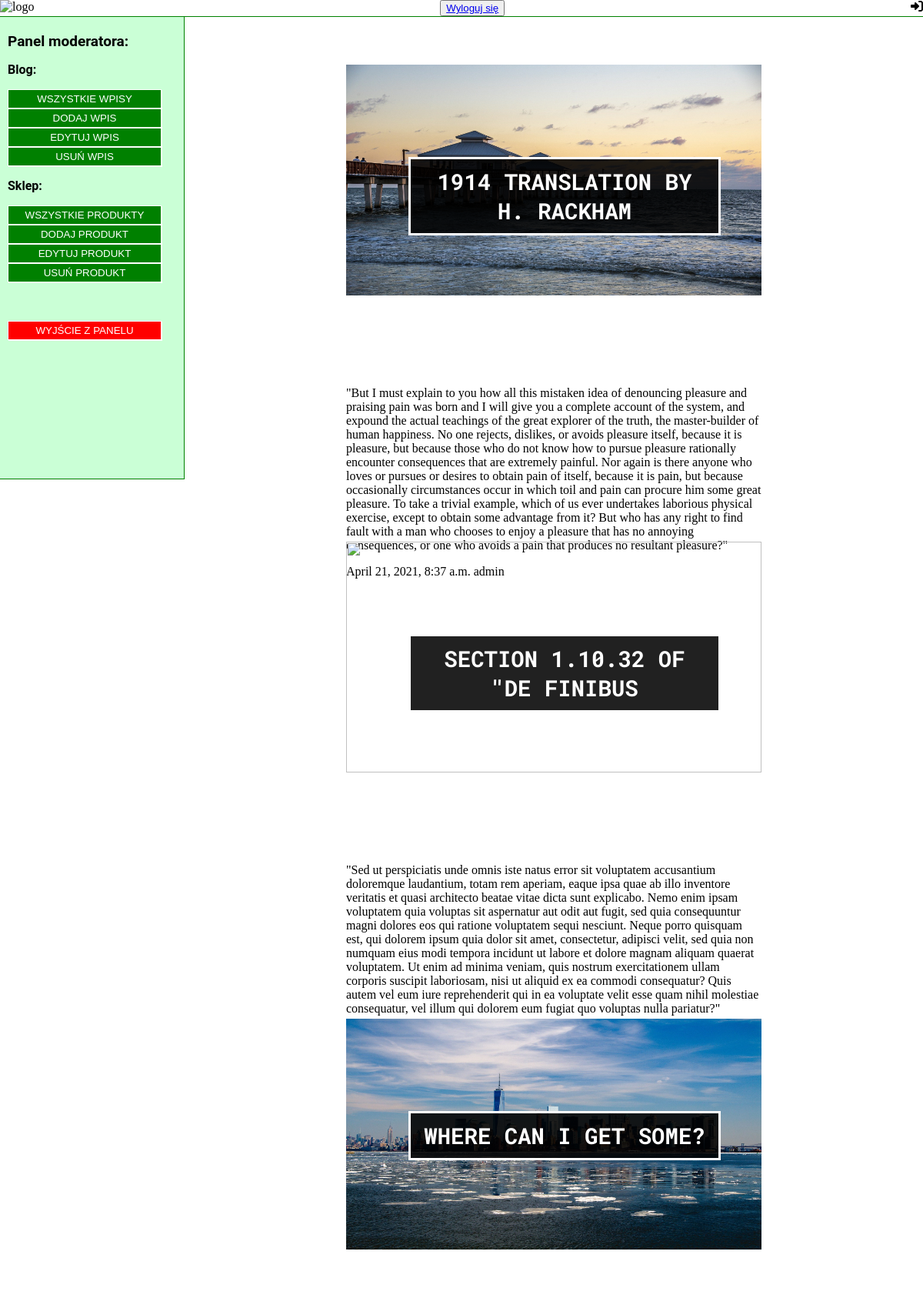
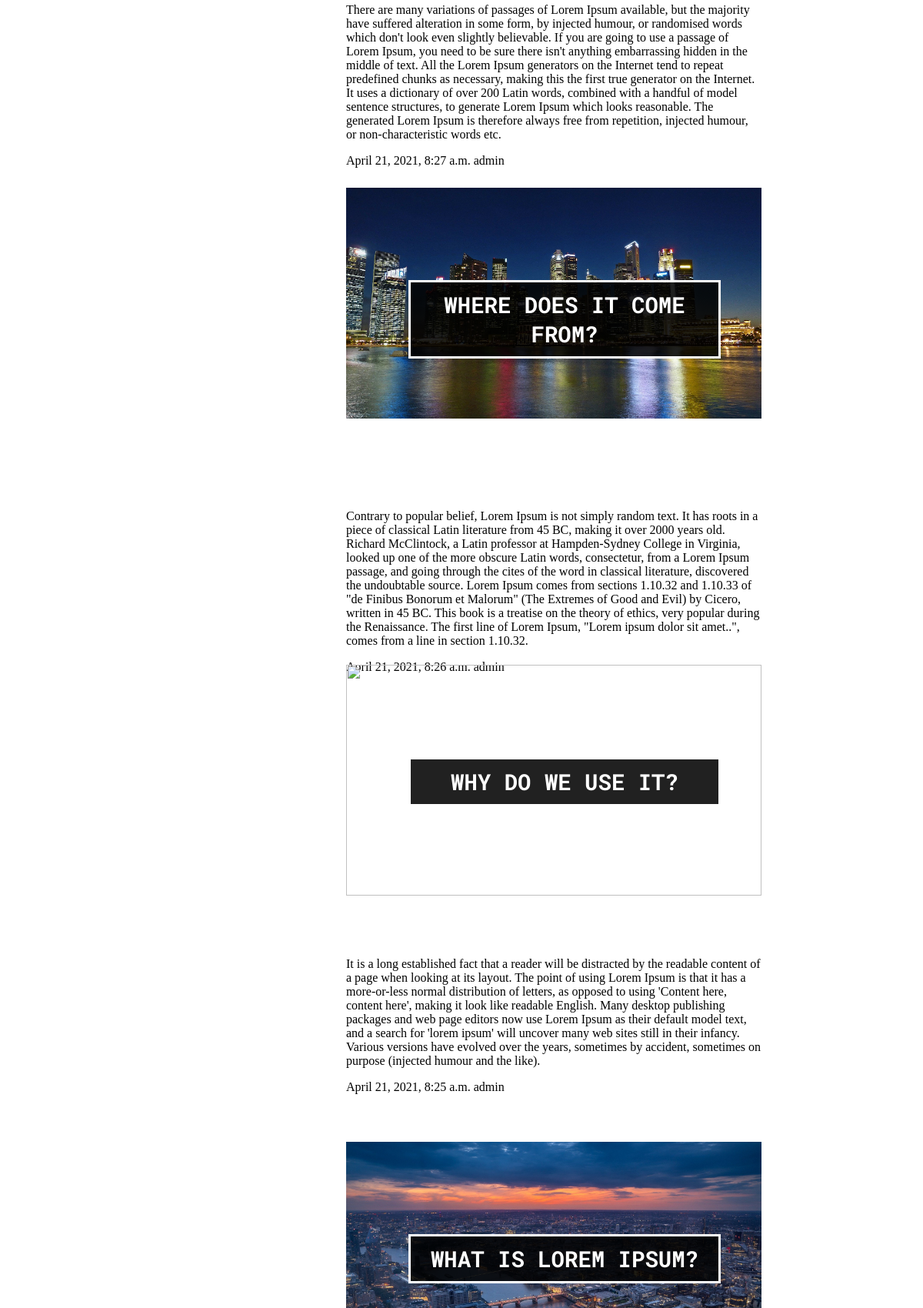
The app's page /management/blog_manage/ (signed in, upper part) with its own data (2 pictures, top to bottom).
### blog/models.py (models this page shows, shortened)
class Post(models.Model):
    STATUT_CHOICES = (
        ('draft', 'Szkic'),
        ('published', 'Opublikowany'),
    )
    owner = models.ForeignKey(User, related_name='posts_created', on_delete=models.CASCADE)
    title = models.CharField(max_length=30)
    slug = models.SlugField(max_length=250)
    image = models.ImageField(upload_to='media/img/%Y/%m%d')
    body = models.TextField()
    short_description = models.CharField(max_length=60)
    publish = models.DateTimeField(default=timezone.now)
    created = models.DateTimeField(auto_now_add=True)
    status = models.CharField(max_length=10, choices=STATUT_CHOICES, default='draft')
    class Meta:
        ordering = ('-publish',)

### management/views.py (the view)
# urls.py: path('blog_manage/',views.BlogManagePostListView.as_view() , name='blog_manage_post_list'),
class BlogManagePostListView(PermissionRequiredMixin, ListView):
    model = Post
    permission_required = 'blog.add_post'
    template_name = 'blog/manage/posts/list.html'

### management/templates/blog/manage/posts/list.html
{% extends "base1.html" %}
{% load static %}
{% block content %}
<div class="content">
    <div class="posts_manage">
        {% for post in object_list %}
            <div class="post_manage">
                <div class="image"><img src='{{post.image.url}}' alt=""></div>
                <div class="title"><p>{{post.title}}</p></div>
                <div class="body"><p>{{post.body}}</p></div>
                <div class="info"><p>{{post.created}} {{post.owner}}</p></div>
            </div>
        {% endfor %}
    </div>
</div>
{% endblock %}

### map/static/css/style.css (style rules this page uses)
body { margin: 0; padding: 0; }
div.content { margin-top: 2px; }

### map/static/css/style_management.css (style rules this page uses)
div.posts_manage { display: flex; flex-direction: row; flex-wrap: wrap; margin: 50px 0; width:80vw; }
div.posts_manage div.post_manage { width:45vw; margin: 10px auto; height:600px; }
div.posts_manage div.post_manage div.image { width:100%; height: 300px; }
div.posts_manage div.post_manage div.title { position: relative; top:-180px; border:3px solid white; width: 400px; left:15%; background-color: rgba(0, 0, 0, 0.87); text-align: center; }
div.posts_manage div.post_manage div.title p { color: white; font-size: 29px; font-weight: bold; font-family: 'Roboto Mono', monospace; margin: 10px; text-transform: uppercase; }

### records on screen
Post: title "1914 TRANSLATION BY H. RACKHAM", body "\"But I must explain to you how all this mistaken idea of denouncing pleasure and praising pain was born and I will give you a complete account of the system, and expound the actual teachings of the great explorer of the truth, the master-builder of human happiness. No one rejects, dislikes, or avoids pleasure itself, because it is pleasure, but because those who do not know how to pursue pleasure rationally encounter consequences that are extremely painful. Nor again is there anyone who loves or pursues or desires to obtain pain of itself, because it is pain, but because occasionally circumstances occur in which toil and pain can procure him some great pleasure. To take a trivial example,…"
Post: title "SECTION 1.10.32 OF \"DE FINIBUS", body "\"Sed ut perspiciatis unde omnis iste natus error sit voluptatem accusantium doloremque laudantium, totam rem aperiam, eaque ipsa quae ab illo inventore veritatis et quasi architecto beatae vitae dicta sunt explicabo. Nemo enim ipsam voluptatem quia voluptas sit aspernatur aut odit aut fugit, sed quia consequuntur magni dolores eos qui ratione voluptatem sequi nesciunt. Neque porro quisquam est, qui dolorem ipsum quia dolor sit amet, consectetur, adipisci velit, sed quia non numquam eius modi tempora incidunt ut labore et dolore magnam aliquam quaerat voluptatem. Ut enim ad minima veniam, quis nostrum exercitationem ullam corporis suscipit laboriosam, nisi ut aliquid ex ea commodi…"
Post: title "WHERE CAN I GET SOME?", body "There are many variations of passages of Lorem Ipsum available, but the majority have suffered alteration in some form, by injected humour, or randomised words which don't look even slightly believable. If you are going to use a passage of Lorem Ipsum, you need to be sure there isn't anything embarrassing hidden in the middle of text. All the Lorem Ipsum generators on the Internet tend to repeat predefined chunks as necessary, making this the first true generator on the Internet. It uses a dictionary of over 200 Latin words, combined with a handful of model sentence structures, to generate Lorem Ipsum which looks reasonable. The generated Lorem Ipsum is therefore always free from…", created "April 21, 2021, 8:27 a.m.", owner "admin"
Post: title "WHERE DOES IT COME FROM?", body "Contrary to popular belief, Lorem Ipsum is not simply random text. It has roots in a piece of classical Latin literature from 45 BC, making it over 2000 years old. Richard McClintock, a Latin professor at Hampden-Sydney College in Virginia, looked up one of the more obscure Latin words, consectetur, from a Lorem Ipsum passage, and going through the cites of the word in classical literature, discovered the undoubtable source. Lorem Ipsum comes from sections 1.10.32 and 1.10.33 of \"de Finibus Bonorum et Malorum\" (The Extremes of Good and Evil) by Cicero, written in 45 BC. This book is a treatise on the theory of ethics, very popular during the Renaissance. The first line of Lorem Ipsum,…"
Post: title "WHY DO WE USE IT?", body "It is a long established fact that a reader will be distracted by the readable content of a page when looking at its layout. The point of using Lorem Ipsum is that it has a more-or-less normal distribution of letters, as opposed to using 'Content here, content here', making it look like readable English. Many desktop publishing packages and web page editors now use Lorem Ipsum as their default model text, and a search for 'lorem ipsum' will uncover many web sites still in their infancy. Various versions have evolved over the years, sometimes by accident, sometimes on purpose (injected humour and the like).", created "April 21, 2021, 8:25 a.m.", owner "admin"
Post: title "WHAT IS LOREM IPSUM?"
